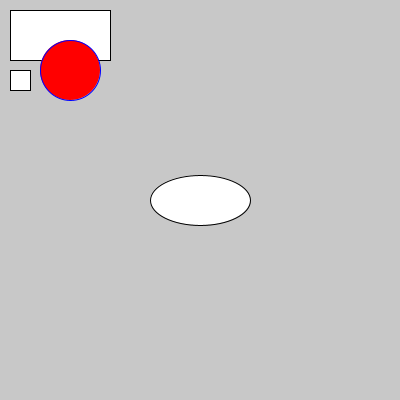
Frame 1 (no input)
Frame 60 (the mouse pressed at the canvas centre just before this capture): identical to frame 1, image omitted
Frame 120 (the mouse held since frame 60 and released just before this capture): identical to frame 1, image omitted

The Processing sketch that drew this single still picture (run headless with seeded random() and noise(); from frame 60 on, the mouse is pressed at the canvas centre):

// Processing sketch: abstractClassUsage
// ── abstractClassUsage.pde

/*
  La notion de class abstraite en Java
  Cette notion existe en C++
  
  Supposons que l'on désire dessiner des formes géométriques différents à l'écran sans vraiment savoir ce que l'on dessine
  
  on crée un interface nommé gFrom qui décrit les proprités et méthodes indispensable des formes géométriques que nous dessinerons
  
  1) lire le fichier (onglet) Gform qui déclare l'interface  (répondre aux questions)
  2) lire le fichier (onglet) Rectangle                      (répondre aux questions)
  3) lire le fichier (onglet) Square                         (répondre aux questions)
  4) lire le fichier (onglet) Ellipse                        (répondre aux questions)
  5) lire le fichier (onglet) Cercle                         (répondre aux questions)
  6) lire le code ci-dessous
  
*/

// Déclaration et affectation d'un tableau de forme géométrique
// la dimension du tableau et son contenu sont définit durant l'affectation formTab={...};
Gform[] formTab = {                      // un tableau de formes géométriques
  new Rectangle(10,10,100,50),           // une première forme, un rectangle
  new Square(10,70,20),                   // une deuxième forme, un carré
  new Ellipse(200,200,100,50),
  new coloredCircle(100,100,30,color(0,0,255),color(255,0,0))
  };                                     // utilisable

// je peut déclarer une variable avec le type Gform, mais il faudra l'affecter avec ...
Gform a=new Rectangle(0,0,10,10); // affectation avec une objet de la classe Rectangle, utilisable
Gform b; // non affectée, dont non utilisable

color  defaultStrokeColor = 0; // couleur des traits par défaut
color  defaultFillColor=255;   // couleur de remplissage par défaut

/**********************************************************************************************/
// procédure exécutée une seule fois
void setup(){

  // retiter les commentaires de la ligne ci-dessous, que constatez-vous.
  //print("Le centre de a=");println(((Square)a).getCenter()); // a est un rectangle ??? 
  
  // retiter les commentaires de la ligne ci-dessous, que constatez-vous.
  //b=new Gform();           // affectation avec une objet de la classe Gform ! (Il me semble que la classe Gform n'existe pas!)
   
  
  size(400,400); // dimension de la fenêtre affichée
  
  // affichage de caractéristique accessible des formes géométriques
  // foreach Gform item named g in the Gform Array named formTab
  // : doit être lu comme in
  
  for(Gform g : formTab ) {  // équivalent à => foreach Gform item named g in the Gform Array named formTab
    
    print("X is ");println(g.getX());
    print("Surface value is ");println(g.getSurface());
    print("Surface variable type is");println(g.getSurface().getClass().getSimpleName());
    print("ClassName is ");println(g.className());
    
    // Si la forme géométrique est un carré alors la méthode getCenter() est utilisable
    if (g.className().equals("Square")) {
      println("Center is at ");
      println(((Square)g).getCenter()); // ((Square)g) permet de forcer la variable g à être vue comme un Square et non Gfrom.
      }
      
    // retirer le commentaire de la ligne ci-dessous, que constater vous
    //println(g.getCenter());
    
    }
    
    // A faire.
      // calculer et afficher la somme des surfaces des formes géométriques contenues dans formTab;  
      // déclarer une variable entière nomée somme et l'affecter avec la valeur 0
      // for ( ... ) { ... } // calculer la somme
      // print("La somme=");println(...);
      
}

/**********************************************************************************************/
void draw(){
  background(200);
  
  // foreach Gform item named g in the Gform Array named formTab
  // : doit être lu comme in
  for(Gform g : formTab ) { // équivalent à => foreach Gform item named g in the Gform Array named formTab
    g.draw();                   // dessine la forme g
    fill(defaultFillColor);     // rétablit les couleurs par défaut
    stroke(defaultStrokeColor); // rétablit les couleurs par défaut
    }
    
  // ajouter la ligne pour dessiner la forme a


}
// ── Ellipse.pde
// déclaration d'un objet cercle

class Ellipse  extends Gform {

  // constructeur, coordonné du centre et rayon
  public Ellipse(int x, int y, int w,int h) {
    super(x,y,w,h);          // utilise le constructeur de la classe abstraite
    }

  // implémentation de la méthode draw prévue dans l'interface
  public void draw() {
    ellipse(x,y,w,h);
    };
  
  // surcharge de la méthode de calcul pour le circle, elle remplace celle définie dans Gform
  // cette méthode retournera un nombre non entier (float)
  public Number getSurface(){
    return PI*((float)w)*((float)h)/4;
    };  
    
  // méthode pour déterminer si la coordonnée x,y appartient à la surface de l'objet.
  public boolean isInside(int x,int y){
   // a vous de trouver le code, la somme des distances du point au deux foyers de l'ellipse est égale au grand axe
   // il faudra calculer la coordonnée du centre de l'ellipse (intersection du grand axe et du petit axe) (x-w/2),(y-h*2)
   // faire une changement de coordonnée pour que ce centre soit l'origine du nouveau système d'axe
   // calculer les coordonnées des foyers f1 et f2 soit (-f,0) et (+f,0)
   // calculer la somme des distances du point (x-cx),(y-cy) par rapport à f1 et f2.
   // si cette somme est inférieure ou égale à la longeur w du grand axe alors le point est dans l'ellipse
   
    return false;
  };  
  
}
// ── Gform.pde
/*

  La notion de class abstraite en Java

  Supposons que l'on désire dessiner des formes géométriques différents à l'écran sans vraiment savoir ce que l'on dessine
  
*/

// déclaration de la classe abstraite
abstract class Gform {
  protected int x,y,w,h;    // variable contenant les coordonnées du coin supérieur gauche de la forme
  
  abstract void draw(); // méthode qui dessine la forme géométrique, devra être définie par les descendants de la classe abstraite

  // constructeur
  public Gform(int x, int y,int w, int h) {
    this.x=x;
    this.y=y;
    this.w=w;
    this.h=h;
    }
    
  public int getX(){ // méthode non abstraite, peut être redéfinie par un descendant
    return x;
    }; 
    
  public int getY(){// méthode non abstraite, peut être redéfinie par un descendant
    return y;
    }; // méthode non abstraite, peut être redéfinie par un descendant
  
  public String className(){  // méthode non abstraite, peut être redéfinie par un descendant
    return this.getClass().getSimpleName();
  }
  
  // cette méthode retournera un nombre entier car w et h sont des nombres entiers
  public  Number getSurface(){
    return w*h;
    };
   
  // méthode abstraite à construire dans chaque descendant pour déterminer si la coordonnée x,y appartient à la surface de l'objet.
  public abstract boolean isInside(int x,int y);
}
// ── Rectangle.pde


// déclaration d'un objet Rectangle (implements) et implémentant (en +) les propriétés et méthodes de l'interface nommée Gform

class Rectangle extends Gform {
  
  // constructeur
  public Rectangle(int x, int y, int w, int h) {
    super(x,y,w,h);          // utilise le constructeur de la classe abstraite
    }
    
  // implémentation de la méthode draw prévue dans l'interface
  public void draw() {
    rect(x,y,w,h);
    };
    
 // méthode pour déterminer si la coordonnée x,y appartient à la surface de l'objet.
  public boolean isInside(int x,int y){
   // a vous de trouver le code
   
    return false;
  };
}
// ── Square.pde


// déclaration d'un objet Square (implements) et implémentant (en +) les propriétés et méthodes de l'interface nommée Gform

class Square  extends Gform {

  // constructeur
  public Square(int x, int y, int l) {
    super(x,y,l,l);          // utilise le constructeur de la classe abstraite
    }

  // implémentation de la méthode draw prévue dans l'interface
  public void draw() {
    rect(x,y,w,h);
    };
    

  // méthode propre au carré, non prévue dans la classe abstraite
  int[] getCenter() {
    int[] center=new int[2];
    center[0]=x+w/2;
    center[1]=y+h/2;
    return center;
  }
  
  // méthode pour déterminer si la coordonnée x,y appartient à la surface de l'objet.
  public boolean isInside(int x,int y){
   // a vous de trouver le code
   
    return false;
  };
}

/*****************************************************************************************/
// Autre solution, le carré est un Rectanle particulier donc un descendant de rectangle

/*

class Square  extends Rectangle{

  // constructeur
  public Square(int x, int y, int l) {
    super(x,y,l,l);          // utilise le constructeur de la classe abstraite
    }

  // méthode propre au carré, non prévue dans la classe abstraite
  int[] getCenter() {
    int[] center=new int[2];
    center[0]=x+w/2;
    center[1]=y+h/2;
    return center;
  }
  
 // on utilise la méthode draw du rectangle
 // on utilise la méthode isInside du rectangle
 
}

*/
// ── cercle.pde
// déclaration d'un objet cercle descendant de Ellipse lui même descendant de Gform
// cercle est donc descendant de Gform (Deuxième génération)

class Circle  extends Ellipse {
  private int r;                // on ajoute la propriét mémorisant la valeur du rayon
  
  // constructeur, coordonné du centre et rayon
  public Circle(int cx, int cy, int r) {
    super(cx-r,cy-r,2*r,2*r);          // utilise le constructeur de la classe abstraite
    this.r=r;
    }
  
  // surcharge de la méthode de calcul pour le circle, elle remplace celle définie dans Gform
  // cette méthode retournera un nombre non entier (float)
  public Number getSurface(){
    return PI*pow(((float)r),2);
    };  
    
  // méthode pour déterminer si la coordonnée x,y appartient à la surface de l'objet.
  public boolean isInside(int x,int y){
   // a vous de trouver le code
   // la distance du point x,y au centre cx,cy doit être inférieure ou égale au rayon
   
    return false;
  };
}

/*********************************************/
// déclaration d'un objet coloredCircle descendant de Cercle  lui même descendant de Ellipse lui même descendant de Gform
// cercle est donc descendant de Gform (Troisième génération)

class coloredCircle extends Circle {
  private color strokeColor,fillColor; // nouvelle propriété, les couleurs utilisées pour dessiner les cercles colorés.
  
  public coloredCircle(int cx, int cy, int r,color strokeColor,color fillColor ) {
    super(cx,cy,r);          // utilise le constructeur de la classe abstraite
    this.strokeColor=strokeColor;
    this.fillColor=fillColor;
    }
    
  public void draw(){
    stroke(strokeColor);
    fill(fillColor);
    super.draw();
    }  
  
}
